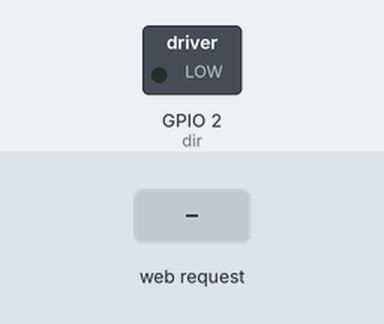
The sketch below on a simulated ESP8266 (NodeMCU). On the bench: switched loads named in the sketch (green lamp = pin HIGH). The test bench sets the inputs (shaded band). WiFi joins after 1.5 s; servers stay silent unless stated; pins used as bus, display or sensor lines are not drawn; what the sketch prints to the serial monitor is not drawn.

Above: at 2.7 s.
2.8 s: HTTP request GET /Forward received
At 4.0 s:
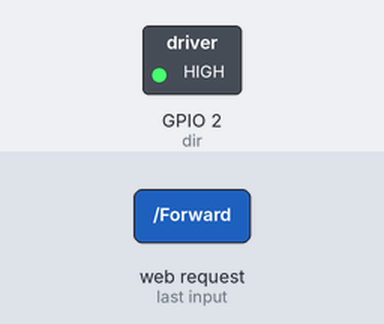
4.3 s: HTTP request GET /Backward received
At 7.0 s:
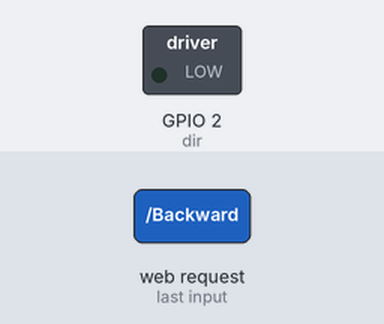
7.3 s: HTTP request GET /Center received
At 9.4 s:
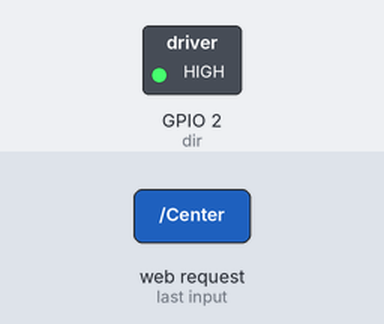
Timing chart, 0 to 10.9 s (numbered marks = the images above; inputs shaded):
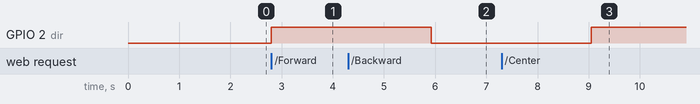

Measured:
- after the input at 2.8 s, GPIO 2 (dir): LOW → HIGH at once
- after the input at 4.3 s, GPIO 2 (dir): HIGH → LOW after 1.6 s
- after the input at 7.3 s, GPIO 2 (dir): LOW → HIGH after 1.8 s

The sketch:

ESP_Client_Server_UDP_w_Motor_Control_Client.ino
```cpp
#include <ESP8266WiFi.h>
#include <WiFiUdp.h>
#include <WiFiClient.h>
#include <ESP8266WebServer.h>
#include <ESP8266mDNS.h>
const char *ssid = "circuits4you";
const char *pass = "password";

unsigned int localPort = 2000; // local port to listen for UDP packets

IPAddress ServerIP(192,168,4,1);
IPAddress ClientIP(192,168,4,2);
IPAddress subnet(255, 255, 255, 0);

// A UDP instance to let us send and receive packets over UDP
WiFiUDP udp;
ESP8266WebServer server(80);

char packetBuffer[9];   //Where we get the UDP data

int i = 0;
int pos = 0;
int steps = 0;
const int stepping = 0;
const int dir = 2;

String webPage = "<html> <head> <style> button {   background-color: #000000;  padding: 12px 28px;   width: 100%;  height: 33%;  border-radius: 8px;   border: 0px;  font-size: 20px;  color: white;   } h1 {  text-align: center;   }</style> </head> <body> <h1>ALS Shower Control</h1>  <p><button onmousedown=location.href=\"/Forward\">Forward</button></p> <p><button onmousedown=location.href=\"/Backward\">Backward</button></p><p><button onmousedown=location.href=\"/Center\">Center</button></p> </body> </html>";
void handleRoot () {
 server.send(200, "text/html", webPage);
}
//======================================================================
//                Setup
//======================================================================
void setup()
{
    Serial.begin(115200);
    Serial.println();

    WiFi.begin(ssid, pass);   //Connect to access point
    WiFi.mode(WIFI_STA);
    WiFi.config(ClientIP, ServerIP, subnet);

    Serial.println("");

  // Wait for connection
  while (WiFi.status() != WL_CONNECTED) {
    delay(500);
    Serial.print(".");
  }
  Serial.println("");
  Serial.print("Connected to ");
  Serial.println(ssid);
  Serial.print("IP address: ");
  Serial.println(WiFi.localIP());

    //Start UDP
    Serial.println("Starting UDP");
    udp.begin(localPort);
    Serial.print("Local port: ");
    Serial.println(udp.localPort());
    server.on("/", handleRoot);
  server.begin();
  Serial.println("HTTP server started");
  pinMode(stepping, OUTPUT);
  pinMode(dir, OUTPUT);

  Restart(pos); //Restart function that resets position back to pos 0.
//****************************
server.on("/", handleRoot);
  server.on("/Forward", [](){
    server.send(200, "text/html", webPage);
   if (pos < 4)
   {
   Go_Forward(3100);
   pos++;
   }
   else
   {
   Go_Forward(0);
   }
  });

    server.on("/Center", [](){
    server.send(200, "text/html", webPage);

   if (pos == 0)
   {
    Go_Forward(6200);
    pos = 2;
   }
   else if (pos == 1)
   {
   Go_Forward(3100);
   pos = 2;
   }

  else if (pos == 3)
   {
   Go_Backward(3100);
   pos = 2;
   }

else if (pos == 4)
   {
   Go_Backward(6200);
   pos = 2;
   }
  });

  server.on("/Backward", [](){
    server.send(200, "text/html", webPage);
    if (pos > 0)
    {
   Go_Backward(3100);
   pos--;
    }
    else {
    Go_Backward(0);  }
  });
}
//======================================================================
//                MAIN LOOP
//======================================================================

void loop()
{
    server.handleClient();

    int cb = udp.parsePacket();
    if (!cb)
    {
      //If serial data is recived send it to UDP
      if(Serial.available()>0)
        {
        udp.beginPacket(ServerIP, 2000);  //Send Data to Master unit
        //Send UDP requests are to port 2000

        char a[1];
        a[0]=char(Serial.read()); //Serial Byte Read
        udp.write(a,1); //Send one byte to ESP8266
        udp.endPacket();
        }
    }
    else {
      // We've received a UDP packet, send it to serial
      udp.read(packetBuffer, 15); // read the packet into the buffer, we are reading only one byte
      Serial.print(packetBuffer);
      delay(20);
    }
}
//=======================================================================

void Go_Forward (int steps)
{
digitalWrite(dir, HIGH); //Rotate stepper motor in clock wise direction //change to LOW when on slider

          for( i=1;i<=steps;i++){
          digitalWrite(stepping, HIGH);

          digitalWrite(stepping, LOW);
          delay(1);}
}

void Go_Backward(int steps)
{
digitalWrite(dir, LOW); //Rotate stepper motor in anti clock wise direction ////change to HIGH when on slider

          for( i=1;i<=steps;i++){
          digitalWrite(stepping, HIGH);

          digitalWrite(stepping, LOW);
          delay(1);}
}
void Restart (int pos)
{
  int currentPosition = pos;

  if (currentPosition == 0)
  {

  }

  else if (currentPosition == 1)
  {
    Go_Backward(3100);
    pos = 0;
  }

  else if (currentPosition == 2)
  {
    Go_Backward(6200);
    pos = 0;
  }

  else if (currentPosition == 3)
  {
    Go_Backward(9300);
    pos = 0;
  }

  else if (currentPosition == 4)
  {
    Go_Backward(12400);
    pos = 0;
  }
}
```
